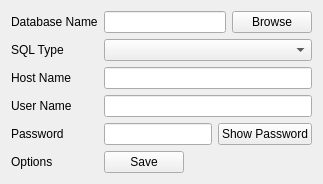
      <widget class="QWidget" name="tabSQL">
       <attribute name="title">
        <string>SQL</string>
       </attribute>
       <layout class="QVBoxLayout" name="verticalLayout_11">
        <item>
         <layout class="QFormLayout" name="formLayoutSql">
          <item row="0" column="0">
           <widget class="QLabel" name="labelSqlDatabaseName">
            <property name="text">
             <string>Database Name</string>
            </property>
           </widget>
          </item>
          <item row="1" column="0">
           <widget class="QLabel" name="labelSqlMemory">
            <property name="text">
             <string>SQL Type</string>
            </property>
           </widget>
          </item>
          <item row="1" column="1">
           <layout class="QHBoxLayout" name="horizontalLayoutSql">
            <item>
             <widget class="QComboBox" name="comboBoxSqlDatabaseType"/>
            </item>
           </layout>
          </item>
          <item row="2" column="0">
           <widget class="QLabel" name="labelSqlHostName">
            <property name="text">
             <string>Host Name</string>
            </property>
           </widget>
          </item>
          <item row="2" column="1">
           <widget class="QLineEdit" name="lineEditSqlHostName">
            <property name="inputMask">
             <string notr="true"/>
            </property>
            <property name="text">
             <string notr="true"/>
            </property>
            <property name="placeholderText">
             <string notr="true"/>
            </property>
           </widget>
          </item>
          <item row="3" column="0">
           <widget class="QLabel" name="labelSqlUserName">
            <property name="text">
             <string>User Name</string>
            </property>
           </widget>
          </item>
          <item row="3" column="1">
           <widget class="QLineEdit" name="lineEditSqlUserName">
            <property name="inputMask">
             <string notr="true"/>
            </property>
            <property name="text">
             <string notr="true"/>
            </property>
            <property name="placeholderText">
             <string notr="true"/>
            </property>
           </widget>
          </item>
          <item row="4" column="0">
           <widget class="QLabel" name="labelSqlPassword">
            <property name="text">
             <string>Password</string>
            </property>
           </widget>
          </item>
          <item row="4" column="1">
           <layout class="QHBoxLayout" name="horizontalLayoutSqlPassword">
            <item>
             <widget class="QLineEdit" name="lineEditSqlPassword">
              <property name="accessibleName">
               <string/>
              </property>
              <property name="inputMask">
               <string notr="true"/>
              </property>
              <property name="text">
               <string notr="true"/>
              </property>
              <property name="echoMode">
               <enum>QLineEdit::PasswordEchoOnEdit</enum>
              </property>
              <property name="placeholderText">
               <string notr="true"/>
              </property>
             </widget>
            </item>
            <item>
             <widget class="QPushButton" name="pushButtonSqlPasswordShowHide">
              <property name="accessibleName">
               <string/>
              </property>
              <property name="text">
               <string>Show Password</string>
              </property>
             </widget>
            </item>
           </layout>
          </item>
          <item row="0" column="1">
           <layout class="QHBoxLayout" name="horizontalLayoutSqlDbName">
            <item>
             <widget class="QLineEdit" name="lineEditSqlDatabaseName">
              <property name="inputMask">
               <string notr="true"/>
              </property>
              <property name="text">
               <string notr="true"/>
              </property>
              <property name="placeholderText">
               <string notr="true"/>
              </property>
             </widget>
            </item>
            <item>
             <widget class="QPushButton" name="pushButtonSqlFileBrowswer">
              <property name="text">
               <string>Browse</string>
              </property>
             </widget>
            </item>
           </layout>
          </item>
          <item row="5" column="0">
           <widget class="QLabel" name="labelSqlOptions">
            <property name="text">
             <string>Options</string>
            </property>
           </widget>
          </item>
          <item row="5" column="1">
           <layout class="QHBoxLayout" name="horizontalLayoutSqlSave">
            <item>
             <widget class="QPushButton" name="pushButtonSaveSql">
              <property name="text">
               <string>Save</string>
              </property>
             </widget>
            </item>
            <item>
             <spacer name="horizontalSpacerSqlSave">
              <property name="orientation">
               <enum>Qt::Horizontal</enum>
              </property>
              <property name="sizeHint" stdset="0">
               <size>
                <width>40</width>
                <height>20</height>
               </size>
              </property>
             </spacer>
            </item>
           </layout>
          </item>
         </layout>
        </item>
       </layout>
      </widget>
